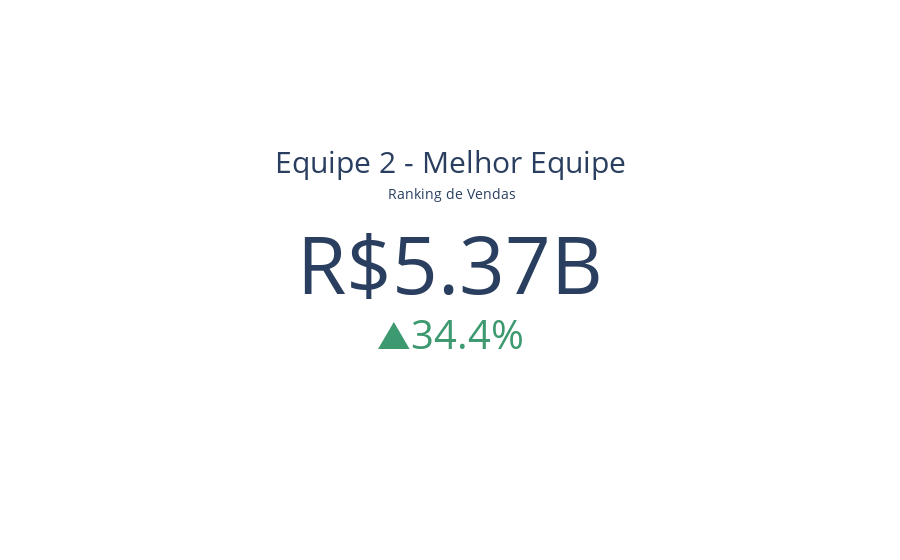

Write notebook code for a chart like this one.
### Code cell
#Criando o gráfico
grafMelhorE = go.Figure()
grafMelhorE.add_trace(
    go.Indicator(
        mode = 'number+delta',
        title = {"text": f"<span style='font-size:150%'>{gpMelhorE['Equipe'].iloc[0]} - Melhor Equipe</span><br><span style='font-size:70%'> Ranking de Vendas</span><br>"},
        value = gpMelhorE['Valor Pago'].iloc[0],
        number = {'prefix': "R$"},
        delta = {'relative': True, 'valueformat': '.1%', 'reference': gpMelhorE['Valor Pago'].mean()}
    )
)

### Figure 1 — Plotly figure (JSON) as saved in the notebook; plotly's stock layout.template omitted (floating-point values rounded to 4 significant figures)
{"data": [{"delta": {"reference": 3997500000, "relative": true, "valueformat": ".1%"}, "mode": "number+delta", "number": {"prefix": "R$"}, "title": {"text": "<span style='font-size:150%'>Equipe 2 - Melhor Equipe</span><br><span style='font-size:70%'> Ranking de Vendas</span><br>"}, "type": "indicator", "value": 5372000000}], "layout": {"autosize": true}}
